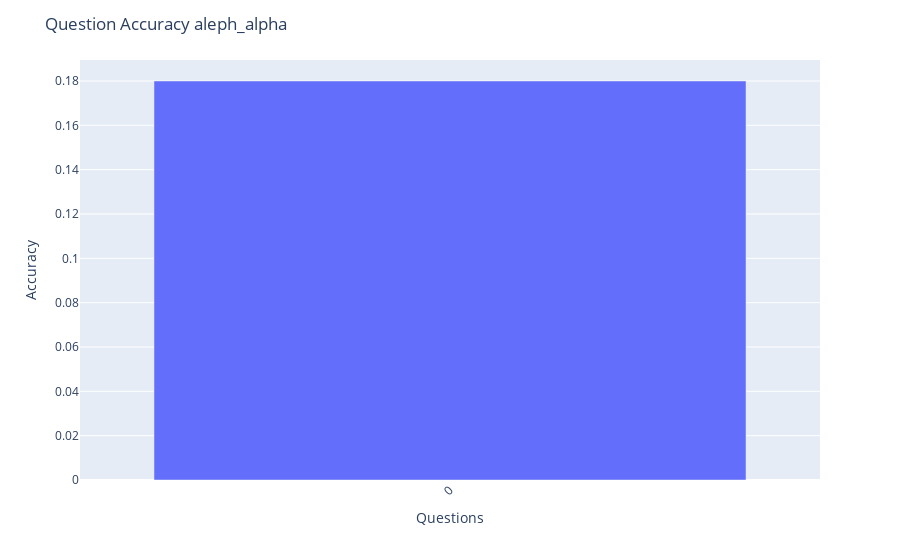

This figure's notebook cell:
### Markdown cell above
## Analyze Aleph Alpha

### Code cell
folder = "data/results/aleph_alpha"
files = get_json_files(folder)

results_aa = []

for file in files:
    df = pandas.read_json(os.path.join(folder, file))
    accuracy = calculate_accuracy(df)
    # get the chatbot_question of the 0th row
    question = df.iloc[0]['chatbot_question']
    results_aa.append({
        "model": "chat_gpt",
        "question": question,
        "accuracy": accuracy
    })

# plot the results
df = pandas.DataFrame(results_aa)
# Convert the 'question' column to a string representation for display
df['question_label'] = df['question'].apply(lambda x: str(x))
# Convert the index to a string representation for display
df['index_label'] = df.index.astype(str)

# Create a bar chart
fig = px.bar(df, x='index_label', y='accuracy', labels={'index_label': 'Index', 'accuracy': 'Accuracy'})

# Customize the chart
fig.update_layout(
    title='Question Accuracy aleph_alpha',
    xaxis_title='Questions',
    yaxis_title='Accuracy',
    xaxis_tickangle=-45,
)

# Show the chart
fig.show()

# Print the question and their index
for index, row in df.iterrows():
    print(f"{index}: {row['question_label']}")

### Figure 1 — Plotly figure (JSON) as saved in the notebook; plotly's stock layout.template omitted (floating-point values rounded to 4 significant figures)
{"data": [{"alignmentgroup": "True", "hovertemplate": "Index=%{x}<br>Accuracy=%{y}<extra></extra>", "legendgroup": "", "marker": {"color": "#636efa", "pattern": {"shape": ""}}, "name": "", "offsetgroup": "", "orientation": "v", "showlegend": false, "textposition": "auto", "type": "bar", "x": ["0"], "xaxis": "x", "y": [0.18], "yaxis": "y"}], "layout": {"barmode": "relative", "legend": {"tracegroupgap": 0}, "margin": {"t": 60}, "title": {"text": "Question Accuracy aleph_alpha"}, "xaxis": {"anchor": "y", "domain": [0, 1], "tickangle": -45, "title": {"text": "Questions"}}, "yaxis": {"anchor": "x", "domain": [0, 1], "title": {"text": "Accuracy"}}}}
